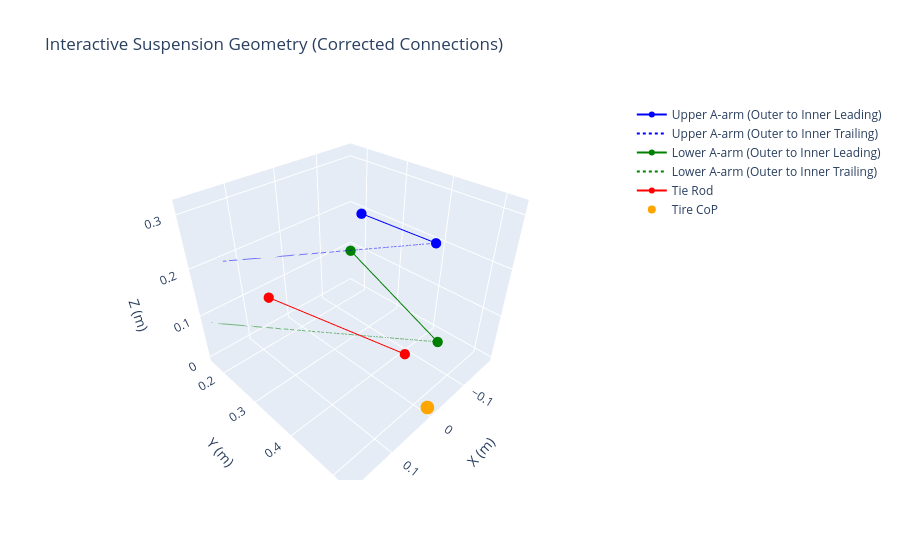

The cell this chart's notebook holds for it:
### Code cell
def plot_suspension_interactive(upper, lower, tie, cop):
    fig = go.Figure()

    # Upper A-arm
    fig.add_trace(go.Scatter3d(
        x=[upper[0, 0], upper[1, 0]], y=[upper[0, 1], upper[1, 1]], z=[upper[0, 2], upper[1, 2]],
        mode='lines+markers',
        name='Upper A-arm (Outer to Inner Leading)',
        marker=dict(size=6, color='blue'),
        line=dict(color='blue', width=2)
    ))
    fig.add_trace(go.Scatter3d(
        x=[upper[0, 0], upper[2, 0]], y=[upper[0, 1], upper[2, 1]], z=[upper[0, 2], upper[2, 2]],
        mode='lines',
        name='Upper A-arm (Outer to Inner Trailing)',
        line=dict(color='blue', width=2, dash='dot')
    ))

    # Lower A-arm
    fig.add_trace(go.Scatter3d(
        x=[lower[0, 0], lower[1, 0]], y=[lower[0, 1], lower[1, 1]], z=[lower[0, 2], lower[1, 2]],
        mode='lines+markers',
        name='Lower A-arm (Outer to Inner Leading)',
        marker=dict(size=6, color='green'),
        line=dict(color='green', width=2)
    ))
    fig.add_trace(go.Scatter3d(
        x=[lower[0, 0], lower[2, 0]], y=[lower[0, 1], lower[2, 1]], z=[lower[0, 2], lower[2, 2]],
        mode='lines',
        name='Lower A-arm (Outer to Inner Trailing)',
        line=dict(color='green', width=2, dash='dot')
    ))

    # Tie rod
    fig.add_trace(go.Scatter3d(
        x=[tie[0, 0], tie[1, 0]], y=[tie[0, 1], tie[1, 1]], z=[tie[0, 2], tie[1, 2]],
        mode='lines+markers',
        name='Tie Rod',
        marker=dict(size=6, color='red'),
        line=dict(color='red', width=2)
    ))

    # Tire CoP
    fig.add_trace(go.Scatter3d(
        x=[cop[0]], y=[cop[1]], z=[cop[2]],
        mode='markers',
        name='Tire CoP',
        marker=dict(size=8, color='orange')
    ))

    # Set axis labels
    fig.update_layout(
        title="Interactive Suspension Geometry (Corrected Connections)",
        scene=dict(
            xaxis_title="X (m)",
            yaxis_title="Y (m)",
            zaxis_title="Z (m)"
        )
    )

    fig.show()

# Example usage
plot_suspension_interactive(upper_a_arm, lower_a_arm, tie_rod, tire_cop)

### Figure 1 — Plotly figure (JSON) as saved in the notebook; plotly's stock layout.template omitted (floating-point values rounded to 4 significant figures)
{"data": [{"line": {"color": "blue", "width": 2}, "marker": {"color": "blue", "size": 6}, "mode": "lines+markers", "name": "Upper A-arm (Outer to Inner Leading)", "type": "scatter3d", "x": [0.0015, -0.135], "y": [0.5065, 0.24], "z": [0.315, 0.22]}, {"line": {"color": "blue", "dash": "dot", "width": 2}, "mode": "lines", "name": "Upper A-arm (Outer to Inner Trailing)", "type": "scatter3d", "x": [0.0015, 0.18], "y": [0.5065, 0.255], "z": [0.315, 0.255]}, {"line": {"color": "green", "width": 2}, "marker": {"color": "green", "size": 6}, "mode": "lines+markers", "name": "Lower A-arm (Outer to Inner Leading)", "type": "scatter3d", "x": [-0.0175, -0.18], "y": [0.519, 0.165], "z": [0.137, 0.087]}, {"line": {"color": "green", "dash": "dot", "width": 2}, "mode": "lines", "name": "Lower A-arm (Outer to Inner Trailing)", "type": "scatter3d", "x": [-0.0175, 0.18], "y": [0.519, 0.17], "z": [0.137, 0.087]}, {"line": {"color": "red", "width": 2}, "marker": {"color": "red", "size": 6}, "mode": "lines+markers", "name": "Tie Rod", "type": "scatter3d", "x": [0.06, 0.07], "y": [0.515, 0.195], "z": [0.16, 0.1]}, {"marker": {"color": "orange", "size": 8}, "mode": "markers", "name": "Tire CoP", "type": "scatter3d", "x": [-0.005], "y": [0.525], "z": [0]}], "layout": {"scene": {"xaxis": {"title": {"text": "X (m)"}}, "yaxis": {"title": {"text": "Y (m)"}}, "zaxis": {"title": {"text": "Z (m)"}}}, "title": {"text": "Interactive Suspension Geometry (Corrected Connections)"}}}
